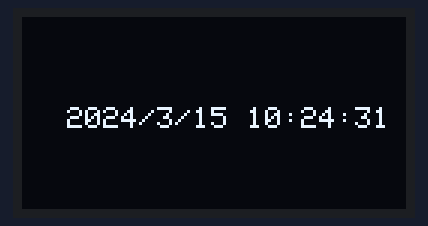
Recording of a sketch running on a simulated Arduino Uno, built with avr-gcc and run on an emulated ATmega328P. Parts: 128×64 one-colour display. The display library's start-up logo is not drawn; the local clock reads 2024-03-15 10:24:30 at power-on unless the sketch sets it.

Above: at 1.6 s.
At 5.8 s:
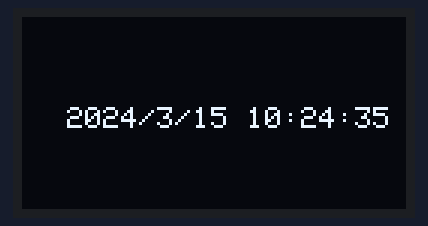
At 10.9 s:
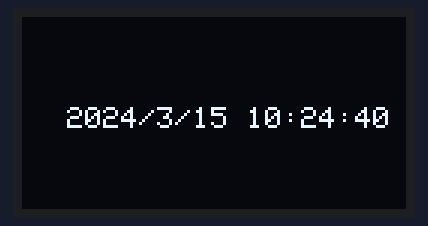
At 20.2 s:
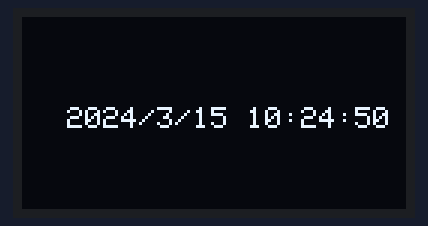
At 27.4 s:
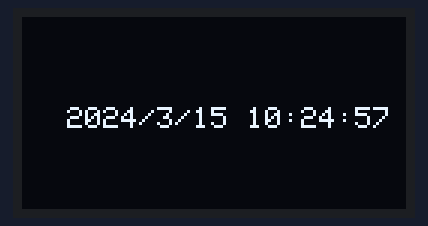
At 38.7 s:
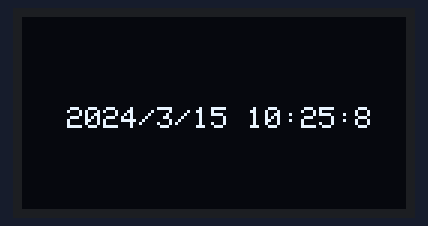

Measured:
- what the display in image 0 shows lasts 1.0 s, from 1.6 s to 2.6 s

The sketch:

lab2_b3.5.ino
```cpp
#include "RTClib.h"
#include <SPI.h>
#include <Wire.h>
#include <Adafruit_GFX.h>
#include <Adafruit_SH110X.h>

#define i2c_Address 0x3c
#define SCREEN_WIDTH 128
#define SCREEN_HEIGHT 64
#define OLED_RESET -1
Adafruit_SH1106G display = Adafruit_SH1106G(SCREEN_WIDTH, SCREEN_HEIGHT, &Wire, OLED_RESET);

RTC_DS1307 rtc;

void setup () {
  Serial.begin(57600);

  delay(250); // wait for the OLED to power up
  display.begin(i2c_Address, true);
  display.display();
  delay(1250);
  display.clearDisplay();

  display.setTextSize(1);
  display.setTextColor(SH110X_WHITE);

  if (! rtc.begin()) {
    Serial.println("Couldn't find RTC");
    Serial.flush();
    while (1) delay(10);
  }
  if (! rtc.isrunning()) {
    Serial.println("RTC is NOT running, let's set the time!");
    rtc.adjust(DateTime(F(__DATE__), F(__TIME__)));
  }
}

void loop () {
    DateTime now = rtc.now();
    // “yyyy/mm/dd  hh:mm:ss”
    display.clearDisplay();
    display.setCursor(15, 30);
    display.print(now.year(), DEC);
    display.print('/');
    display.print(now.month(), DEC);
    display.print('/');
    display.print(now.day(), DEC);
    display.print(" ");
    display.print(now.hour(), DEC);
    display.print(':');
    display.print(now.minute(), DEC);
    display.print(':');
    display.print(now.second(), DEC);
    display.display();
    delay(1000);
}
```
